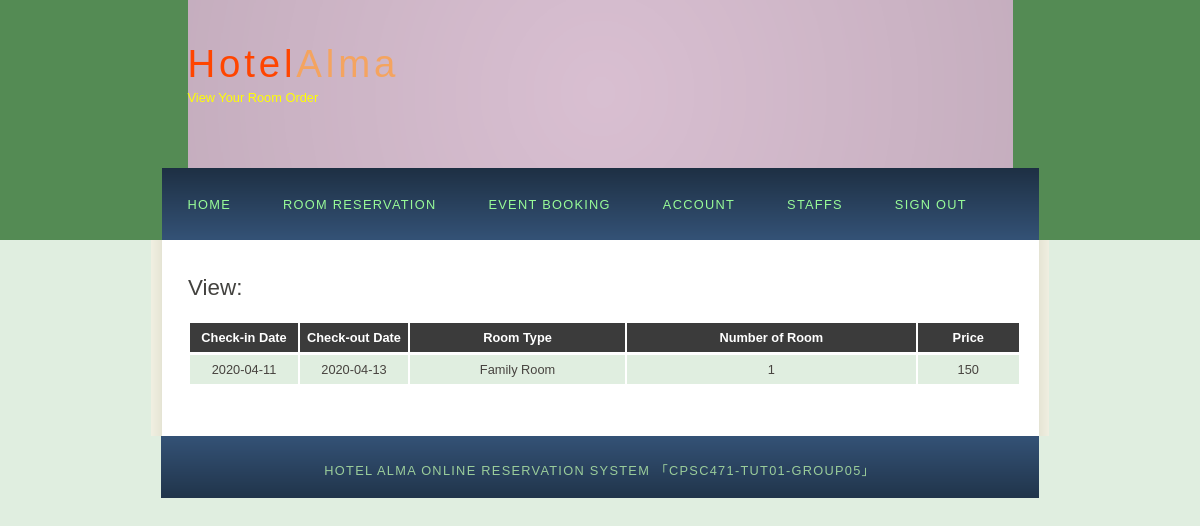
/viewroomorder.php (signed in), run on the app's committed database.
### tables this page shows
CREATE TABLE `Reservation` (
	`ReservationID` int(8) NOT NULL,
	`R_CID` date NOT NULL,
	`R_COD` date NOT NULL,
	`R_Number_of_Room` int(20) NOT NULL,
	`R_Room_Type` varchar(45) NOT NULL,
	`R_Email` varchar(45) NOT NULL,
	`R_Phone_Number` varchar(45) NOT NULL,
	`R_SR` varchar(256) NOT NULL
);

CREATE TABLE `RoomType` (
	`Roomtype_name` varchar(45) NOT NULL,
	`Roomtype_CAD` int(20) NOT NULL,
	`Roomtype_roomID` int(11) NOT NULL,
	`Roomtype_number` int(12) NOT NULL,
	`Roomtype_des` varchar(256) NOT NULL
);

### viewroomorder.php (the view, shortened to what this page needs)
<?php
	$con = dbConnect();
?>
<!DOCTYPE HTML>
<html>
<head>
  <link rel="stylesheet" type="text/css" href="style/style.css" title="style" />
</head>
<body>
  <div id="main">
    <div id="header">
      <div id="logo">
        <div id="logo_text">
          <h1><a href="index.php">Hotel<span class="logo_colour">Alma</span></a></h1>
          <h2>View Your Room Order</h2>
        </div>
      </div>
      <?php include 'menu.php'; ?>
    </div>
    <div id="site_content">
      <div id="content">
        <h1>View:</h1>
		<?php
			if( !mysqli_connect_errno($con) )
			{
				$query = "SELECT * FROM Reservation, RoomType, Customer WHERE R_Email=C_Email AND R_Room_Type=Roomtype_name ";
				if( $res = mysqli_query($con,$query) )
				{
					if( mysqli_num_rows($res) > 0 )
					{
						echo "<table width='140%'>";
						while( $row = mysqli_fetch_array($res) )
						{
							echo "<tr><th style='width:100px; text-align:center' >Check-in Date</th>";
							echo "<th style='width:100px; text-align:center' >Check-out Date</th>";
							echo "<th style='text-align:center'>Room Type</th>";
							echo "<th style='text-align:center'>Number of Room</th>";
							echo "<th style='text-align:center'>Price</tr>";
							echo "<td style='text-align:center'>{$row['R_CID']}</td>";
							echo "<td style='text-align:center'>{$row['R_COD']}</td>";
							echo "<td style='text-align:center'>{$row['Roomtype_name']}</td>";
							echo "<td style='text-align:center'>{$row['R_Number_of_Room']}</td>";
							echo "<td style='text-align:center'>{$row['Roomtype_CAD']}</td>";
						}
						echo "</table>";
					}
				}
				else{
					echo "ERROR: could not execute $sql. " . mysqli_error($con);
				}
			}
		?>
      </div>
    </div>
    <div id="footer">
		Hotel Alma Online Reservation System 「CPSC471-TUT01-GROUP05」
    </div>
  </div>
</body>
</html>

### style/style.css (style rules this page uses)
html { height: 100%; }
* { margin: 0; padding: 0; }
body { font: normal .80em 'trebuchet ms', arial, sans-serif; background: #E0EEE0; color: #777; }
h1, h2, h3, h4, h5, h6 { font: normal 175% 'century gothic', arial, sans-serif; color: #43423F; margin: 0 0 15px 0; padding: 15px 0 5px 0; }
h2 { font: normal 175% 'century gothic', arial, sans-serif; color: #A4AA04; }
a, a:hover { outline: none; text-decoration: underline; color: #9BCD9B; }
#main, #logo, #menubar, #site_content, #footer { margin-left: auto; margin-right: auto; }
#header { background: #548B54; height: 240px; }
#logo { width: 825px; position: relative; height: 168px; background: #9ACD32 url(logo.png) no-repeat; }
#logo #logo_text { position: absolute; top: 20px; left: 0; }
#logo h1, #logo h2 { font: normal 300% 'century gothic', arial, sans-serif; border-bottom: 0; text-transform: none; margin: 0; }
#logo_text h1, #logo_text h1 a, #logo_text h1 a:hover { padding: 22px 0 0 0; color: #FF4500; letter-spacing: 0.1em; text-decoration: none; }
#logo_text h1 a .logo_colour { color: #F4A460; }
#logo_text h2 { font-size: 100%; padding: 4px 0 0 0; color: #FFFF00; }
#site_content { width: 837px; overflow: hidden; margin: 0 auto 0 auto; padding: 20px 24px 20px 37px; background: #FFF url(content.png) repeat-y; }
#content { text-align: left; width: 595px; padding: 0; }
#footer { width: 878px; font: normal 100% 'lucida sans unicode', arial, sans-serif; height: 33px; padding: 24px 0 5px 0; text-align: center; background: #8B8970 url(footer.png) repeat-x; color: #9BCD9B; text-transform: uppercase; letter-spacing: 0.1em; }
table { margin: 10px 0 30px 0; }
table tr th, table tr td { background: #3B3B3B; color: #FFF; padding: 7px 4px; text-align: left; }
table tr td { background: #E0EEE0; color: #47433F; border-top: 1px solid #FFF; }

### data on the page
reservation: R_CID "2020-04-11", R_COD "2020-04-13", R_Room_Type.Roomtype_name "Family Room", R_Number_of_Room "1", R_Room_Type.Roomtype_CAD "150"
